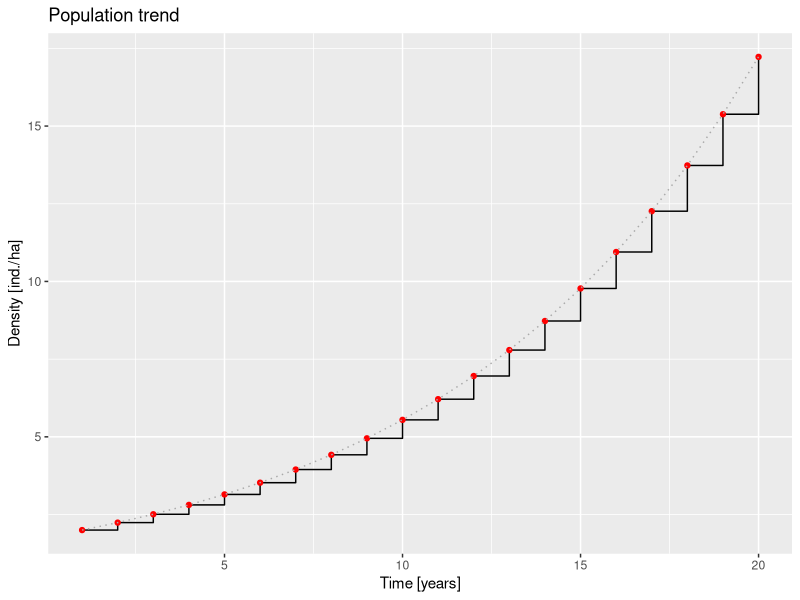
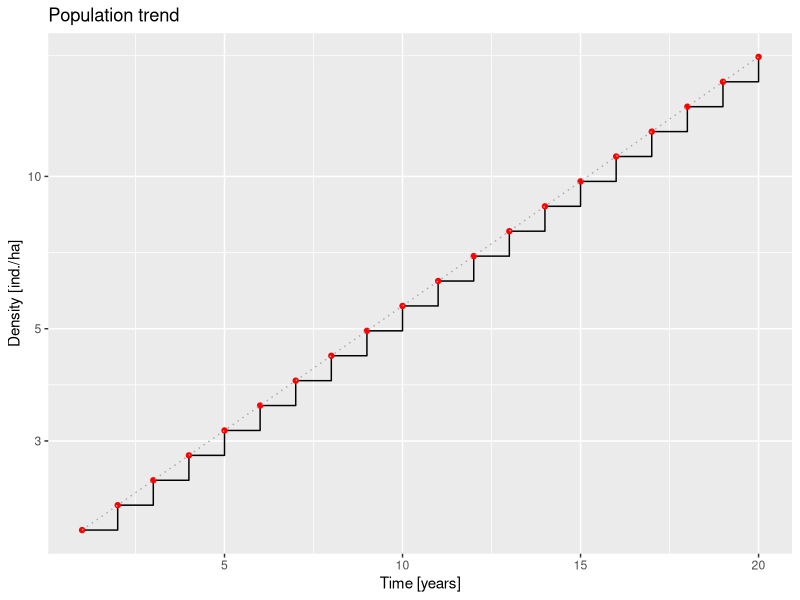

Write R code to recreate these figures, in order.
## ---- chunk 1
#knitr::opts_chunk$set(echo = TRUE)
knitr::opts_chunk$set(fig.height = 3, fig.width = 5, message = FALSE, warning = FALSE)

## ---- chunk 2
rm(list=ls(all=TRUE)) 
## ---- chunk 3
lambda  <- 1.12
## ---- chunk 4
N0  <- 2.0 
## ---- chunk 5
N2  <- lambda * N0; N2
## ---- chunk 6
N10 <- (lambda^10)*N0; sprintf("%.2f", N10) # print only two significant digits
## ---- chunk 7
tmax <-  20 
## ---- chunk 8
nt <- numeric(tmax) 
## ---- chunk 9
nt[1] <- N0 
## ---- chunk 10
for (t in 1:(tmax-1)) {

  nt[t+1] <- lambda * nt[t]
	
}
## ---- chunk 11
sprintf("%.2f", head(nt))
## ---- chunk 12
sprintf("%.2f", tail(nt))
## ---- chunk 13
sprintf("%.2f", c(nt[1], nt[5], nt[15]))

## ---- chunk 14
if (!require("ggplot2")) install.packages("ggplot2")
library(ggplot2)

df <- data.frame(years=1:tmax, density=nt)
## ---- chunk 15
ggplot() +
geom_step(data=df,  mapping=aes(x=years, y=nt)) +  # set the set wise geometry
geom_point(data=df, mapping=aes(x=years, y=nt ), color="red") + #the red points
geom_line(data=df, mapping=aes(x=years, y=nt ), color = "darkgrey", linetype=3) + # a dotted line
  ggtitle("Population trend") +  # the tite
  xlab("Time [years]") + ylab("Density [ind./ha]") # the axis label

## ---- chunk 16
ggplot() +
geom_step(data=df,  mapping=aes(x=years, y=nt)) +
geom_point(data=df, mapping=aes(x=years, y=nt ), color="red") +
geom_line(data=df, mapping=aes(x=years, y=nt ), color = "darkgrey", linetype=3) +
  ggtitle("Population trend") +
  xlab("Time [years]") + ylab("Density [ind./ha]") +
   scale_y_log10() 
## ---- chunk 17
DT <- log(2)/log(lambda)
sprintf("%.1f", DT)

## ---- chunk 18
# report the code and answer here
